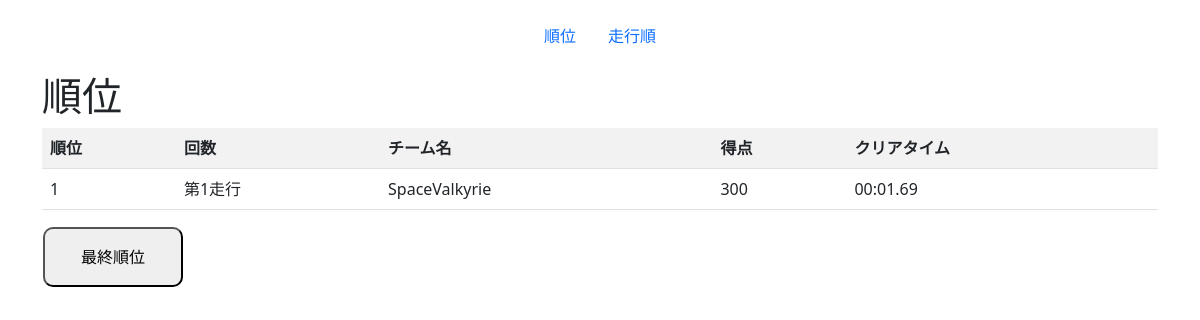
/rank, run on an earlier commit of the app's database.
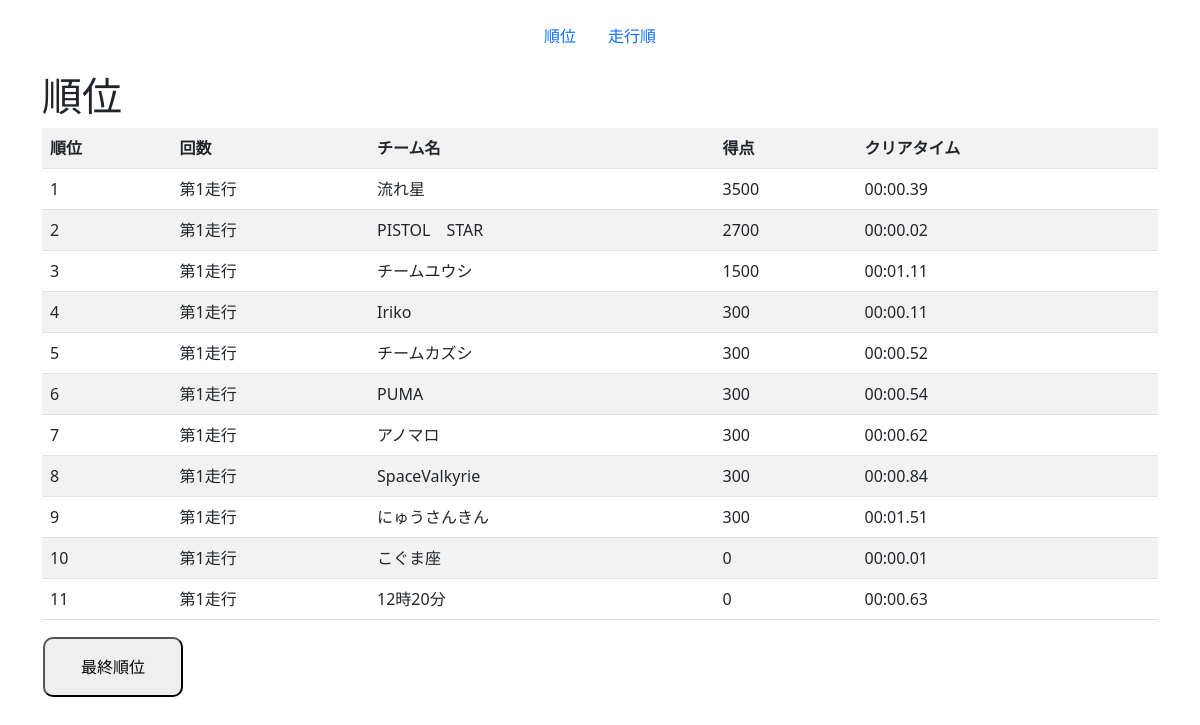
And on a later commit of the database.
### score/models.py (models this page shows, shortened)
class Score(models.Model):
  run = models.OneToOneField("score.Run",on_delete=models.CASCADE,unique=True,null=True)
  m1_score = models.IntegerField(default=0,blank=False)
  m2_score = models.IntegerField(default=0,blank=False)
  m2h_score = models.IntegerField(default=0,blank=False)
  m3_score = models.IntegerField(default=0,blank=False)
  m3h_score = models.IntegerField(default=0,blank=False)
  m4_score = models.IntegerField(default=0,blank=False)
  m4h_score = models.IntegerField(default=0,blank=False)
  m5_score = models.IntegerField(default=0,blank=False)
  m6_score = models.IntegerField(default=0,blank=False)
  m6h_score = models.IntegerField(default=0,blank=False)
  m7_score = models.IntegerField(default=0,blank=False)
  bonus1_score = models.IntegerField(default=0,blank=False)
  bonus2_score = models.IntegerField(default=0,blank=False)
  total = models.IntegerField(default=0,blank=False)

class Run(models.Model):
  order = models.IntegerField(blank=False,null=False,unique=True, primary_key=True)
  team = models.CharField( max_length=50,blank=False,choices=TeamChoices.choices)
  run = models.CharField(max_length=50,blank=False,choices=RunChoices.choices)
  status = models.CharField(max_length=50,blank=False,choices=StatusChoices.choices)
  rank = models.IntegerField(blank=True,null=True)

class Count(models.Model):
  CountChoices = [
        (0,0),
        (1,1),
        (2,2),
        (3,3)
  ]
  run = models.OneToOneField("score.Run", on_delete=models.CASCADE,blank=True,unique=True,null=True)
  m1_count = models.IntegerField(default=0,choices=CountChoices,blank=False)
  m2_count =  models.IntegerField(default=0,choices=CountChoices,blank=False)
  m2h_count = models.IntegerField(default=0,choices=CountChoices,blank=False)
  m3_count = models.IntegerField(default=0,choices=CountChoices,blank=False)
  m3h_count = models.IntegerField(default=0,choices=CountChoices,blank=False)
  m4_count = models.IntegerField(default=0,choices=CountChoices,blank=False)
  m4h_count = models.IntegerField(default=0,choices=CountChoices,blank=False)
  m5_count = models.BooleanField(default=False)
  m6_count = models.IntegerField(default=0,choices=CountChoices,blank=False)
  m6h_count = models.IntegerField(default=0,choices=CountChoices,blank=False)
  m7_count = models.BooleanField(default=False)
  bonus1_count = models.IntegerField(default=0,choices=CountChoices,blank=False)
  bonus2_count = models.BooleanField(default=False)
  perfect = models.BooleanField(default=False)
  clear_time = models.CharField(max_length=8,default="00:00:00")
  sign = models.ImageField(upload_to='media',blank=True,null=True)

### score/views.py (the view)
# urls.py: path('rank',views.Rank.as_view(),name='rank'),
class Rank(TemplateView):
  Model = Run
  template_name = 'score/rank.html'
  def get_context_data(self, **kwargs):
    score = Score.objects.order_by("run__rank")
    context = super().get_context_data(**kwargs)
    context.update({
      'scores':score,
    })
    return context
  def get(self, request, *args, **kwargs):
    scores = Score.objects.all().order_by('total','-run__count__clear_time').reverse()
    for i,score in enumerate(scores,1):
      order = score.run.order
      team = Run.objects.get(order=order)
      team.rank = i
      team.save()
    return super().get(request, *args, **kwargs)

### score/templates/score/rank.html (shortened to what this page needs)
<!DOCTYPE html>
{% extends 'base.html' %}
{% load static %}
{% load widget_tweaks %}
{% block contents %}
{% include 'header.html' %}
<div class="container">
  <h1>順位</h1>
<table class ="table table-hover table table-striped" >
  <tr>
    <th>順位</th>
    <th>回数</th>
    <th>チーム名</th>
    <th>得点</th>
    <th>クリアタイム</th>
  </tr>
  {% for score in scores  %}
  <tr>
    <td>
      {{score.run.rank}}
    </td>
    <td>
      {{score.run.run}}
    </td>
    <td>
      {{score.run.team}}
    </td>
    <td>
      {{score.total}}
    </td>
    <td>
      {{score.run.count.clear_time}}
    </td>
  </tr>
  {% endfor %}
</table>
<table>
  <tr>
    <td>
      <form action="{% url 'rank2' %}" method="GET">
        <button type="submit" style ="width:140px; height:60px; border-radius:10px;">最終順位</button>
      </form>
    </td>
  </tr>
</table>
</div>
{% endblock %}

What changed in the data, as far as the page shows it:
removed Score: run.rank "1", run.run "第1走行", run.team "SpaceValkyrie", total "300", run.count.clear_time "00:01.69"
added Score: run.rank "1", run.run "第1走行", run.team "流れ星", total "3500", run.count.clear_time "00:00.39"
added Score: run.rank "2", run.run "第1走行", run.team "PISTOL STAR", total "2700", run.count.clear_time "00:00.02"
added Score: run.rank "3", run.run "第1走行", run.team "チームユウシ", total "1500", run.count.clear_time "00:01.11"
added Score: run.rank "4", run.run "第1走行", run.team "Iriko", total "300", run.count.clear_time "00:00.11"
added Score: run.rank "5", run.run "第1走行", run.team "チームカズシ", total "300", run.count.clear_time "00:00.52"
added Score: run.rank "6", run.run "第1走行", run.team "PUMA", total "300", run.count.clear_time "00:00.54"
added Score: run.rank "7", run.run "第1走行", run.team "アノマロ", total "300", run.count.clear_time "00:00.62"
added Score: run.rank "8", run.run "第1走行", run.team "SpaceValkyrie", total "300", run.count.clear_time "00:00.84"
added Score: run.rank "9", run.run "第1走行", run.team "にゅうさんきん", total "300", run.count.clear_time "00:01.51"
added Score: run.rank "10", run.run "第1走行", run.team "こぐま座", total "0", run.count.clear_time "00:00.01"
added Score: run.rank "11", run.run "第1走行", run.team "12時20分", total "0", run.count.clear_time "00:00.63"
